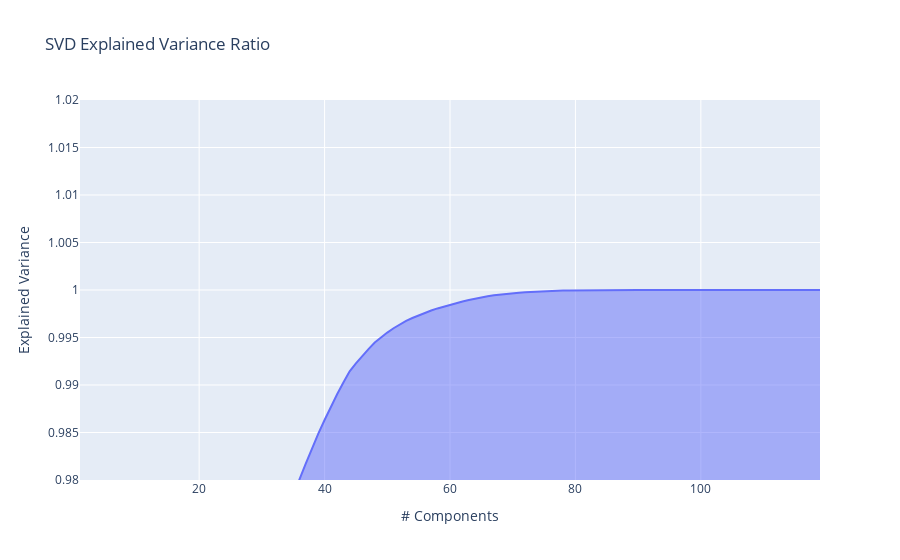

Write notebook code for a chart like this one.
### Code cell
pca = PCA()
pca.fit(ss.fit_transform(df[features_list].to_numpy()))

exp_var_cumul = np.cumsum(pca.explained_variance_ratio_)

px.area(
    x=range(1, exp_var_cumul.shape[0] + 1),
    y=exp_var_cumul,
    labels={"x": "# Components", "y": "Explained Variance"},
    range_y=(0.98, 1.02),
    title="SVD Explained Variance Ratio"
)

### Figure 1 — Plotly figure (JSON) as saved in the notebook; plotly's stock layout.template omitted (floating-point values rounded to 4 significant figures)
{"data": [{"fillpattern": {"shape": ""}, "hovertemplate": "# Components=%{x}<br>Explained Variance=%{y}<extra></extra>", "legendgroup": "", "line": {"color": "#636efa"}, "marker": {"symbol": "circle"}, "mode": "lines", "name": "", "orientation": "v", "showlegend": false, "stackgroup": "1", "type": "scatter", "x": [1, 2, 3, 4, 5, 6, 7, 8, 9, 10, 11, 12, 13, 14, 15, 16, 17, 18, 19, 20, 21, 22, 23, 24, 25, 26, 27, 28, 29, 30, 31, 32, 33, 34, 35, 36, 37, 38, 39, 40, 41, 42, 43, 44, 45, 46, 47, 48, 49, 50, 51, 52, 53, 54, 55, 56, 57, 58, 59, 60, 61, 62, 63, 64, 65, 66, 67, 68, 69, 70, 71, 72, 73, 74, 75, 76, 77, 78, 79, 80, 81, 82, 83, 84, 85, 86, 87, 88, 89, 90, 91, 92, 93, 94, 95, 96, 97, 98, 99, 100, 101, 102, 103, 104, 105, 106, 107, 108, 109, 110, 111, 112, 113, 114, 115, 116, 117, 118, 119], "xaxis": "x", "y": [0.2753, 0.4159, 0.5157, 0.5879, 0.6373, 0.6787, 0.7055, 0.7286, 0.7502, 0.77, 0.7892, 0.8064, 0.8232, 0.8394, 0.854, 0.8682, 0.88, 0.8898, 0.8991, 0.907, 0.9148, 0.9221, 0.9288, 0.9352, 0.9413, 0.9465, 0.9514, 0.9559, 0.96, 0.964, 0.968, 0.9709, 0.9737, 0.9762, 0.9781, 0.9801, 0.9817, 0.9833, 0.9849, 0.9863, 0.9877, 0.989, 0.9903, 0.9914, 0.9923, 0.9931, 0.9938, 0.9945, 0.995, 0.9955, 0.996, 0.9964, 0.9967, 0.9971, 0.9973, 0.9976, 0.9978, 0.9981, 0.9983, 0.9984, 0.9986, 0.9988, 0.999, 0.9991, 0.9992, 0.9993, 0.9994, 0.9995, 0.9996, 0.9997, 0.9997, 0.9998, 0.9998, 0.9998, 0.9999, 0.9999, 0.9999, 0.9999, 0.9999, 1.0, 1.0, 1.0, 1.0, 1.0, 1.0, 1.0, 1.0, 1.0, 1.0, 1.0, 1.0, 1.0, 1.0, 1.0, 1.0, 1.0, 1.0, 1.0, 1.0, 1.0, 1.0, 1.0, 1.0, 1.0, 1.0, 1.0, 1.0, 1.0, 1.0, 1.0, 1.0, 1.0, 1.0, 1.0, 1.0, 1.0, 1, 1, 1], "yaxis": "y"}], "layout": {"legend": {"tracegroupgap": 0}, "title": {"text": "SVD Explained Variance Ratio"}, "xaxis": {"anchor": "y", "domain": [0, 1], "title": {"text": "# Components"}}, "yaxis": {"anchor": "x", "domain": [0, 1], "range": [0.98, 1.02], "title": {"text": "Explained Variance"}}}}
